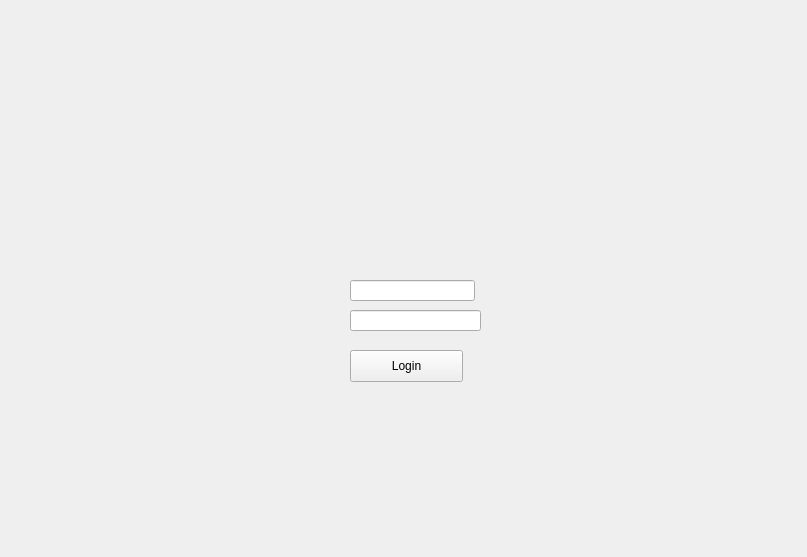
<?xml version="1.0" encoding="UTF-8"?>
<ui version="4.0">
 <class>Form</class>
 <widget class="QWidget" name="Form">
  <property name="geometry">
   <rect>
    <x>0</x>
    <y>0</y>
    <width>807</width>
    <height>557</height>
   </rect>
  </property>
  <property name="windowTitle">
   <string>Form</string>
  </property>
  <widget class="QLineEdit" name="usernameLineEdit">
   <property name="geometry">
    <rect>
     <x>350</x>
     <y>280</y>
     <width>125</width>
     <height>21</height>
    </rect>
   </property>
  </widget>
  <widget class="QLineEdit" name="passwordLineEdit">
   <property name="geometry">
    <rect>
     <x>350</x>
     <y>310</y>
     <width>131</width>
     <height>21</height>
    </rect>
   </property>
   <property name="echoMode">
    <enum>QLineEdit::Password</enum>
   </property>
  </widget>
  <widget class="QPushButton" name="loginButton">
   <property name="geometry">
    <rect>
     <x>350</x>
     <y>350</y>
     <width>113</width>
     <height>32</height>
    </rect>
   </property>
   <property name="text">
    <string>Login</string>
   </property>
  </widget>
 </widget>
 <resources/>
 <connections/>
</ui>
